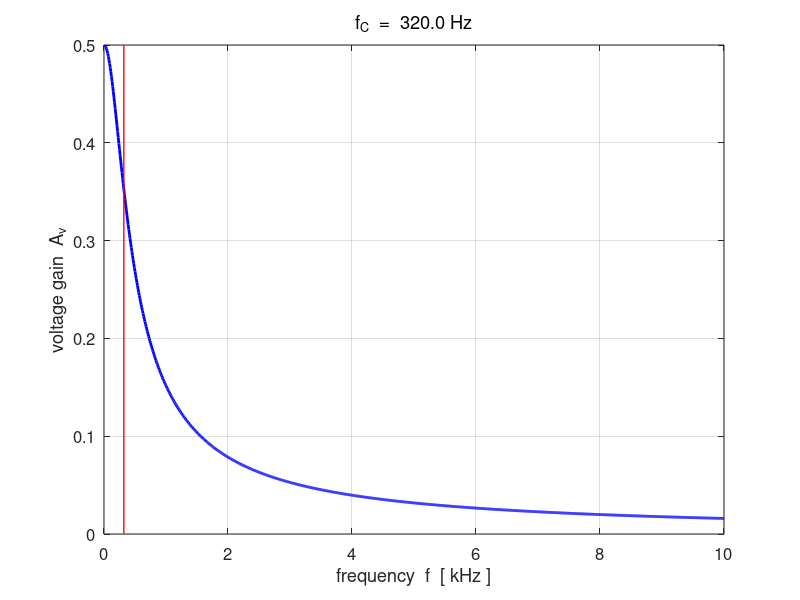
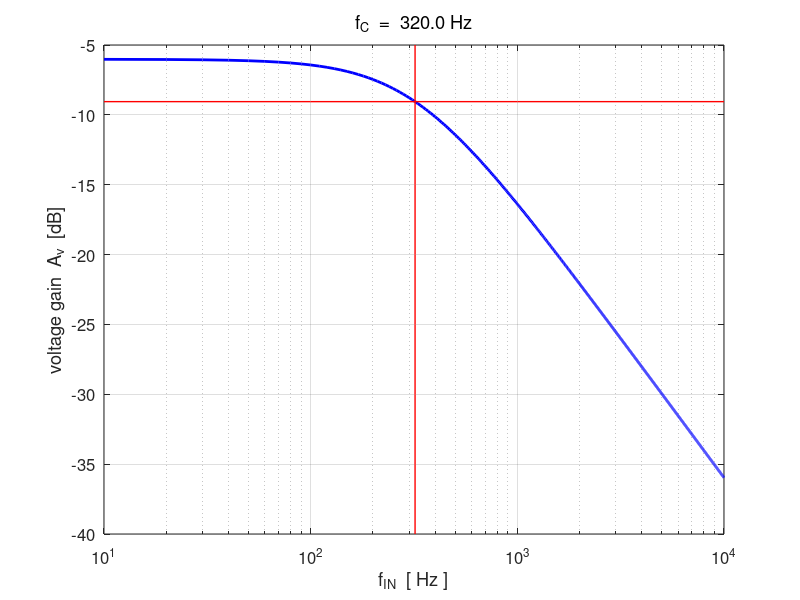
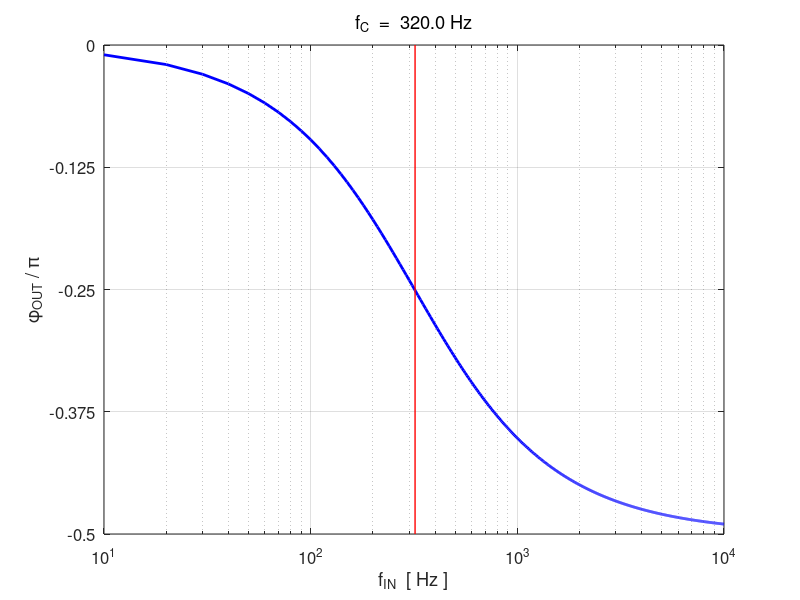
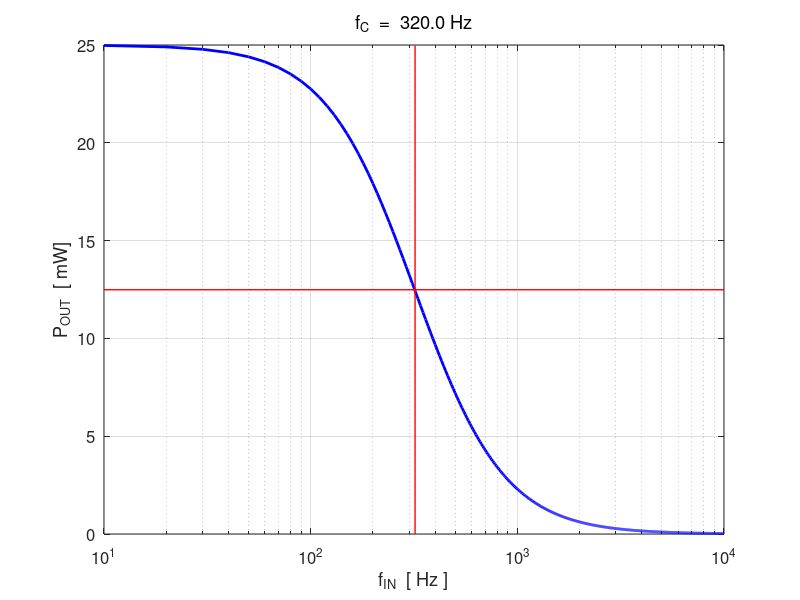

These charts were generated, in order, by the following MATLAB code:
% CacFilters1.m

% Modelling FILTER circuits
% 

% Ian Cooper
% School of Physics, University of Sydney
% email: ian.cooper@sydney.edu.au
% http://www.physics.usyd.edu.au/teach_res/mp/mphome.htm
% 180103 


clear all
close all
clc

% ========================================================================
%   INPUTS   default values [ ]
% =======================================================================
% set flagF:  flagF = 1 low pass filter  /  flagF = 2 high pass filter
   flagF = 1;
% series resistance Z1 [ 1e3 ohms] 
   R = 1000;
% capacitance Z2 [1.0e-6 F]
   C = 1e-6;
% output resistance Z3 [ 1e3 ohms]    
    R_OUT = 1e3;
% input peak voltage for apllied emf [10 V]   
    V_IN = 10;
% frequency range {N = 1000 fMIn = 10 Hz fMAx = 5e3 Hz]    
    N = 1000;
    fMin = 10;
    fMax = 10e3;
% input signal frequency fs for time domain graph [319.6897] Hz
    fs = 319.6897;
    fs = 10;
    
% =======================================================================  
%   CALCULATIONS
% =======================================================================   
   f = linspace(fMin,fMax, N); 
   w = (2*pi).*f;
   
% impedances
% low pass filter
   Z1 = R;                 % series resistance
   Z2 = -1i ./ (w .*C);    % capacitive impedance (reactance)

   % high pass filter   
   if flagF == 2
      Z1 = -1i ./ (w .*C);
      Z2 = R;
   end
   
   Z3 = R_OUT;             % output or load resistance
  
   Z4 = 1 ./ (1./Z2 + 1./Z3);    % parallel combination
   Z5 = Z1 + Z4;                % total circuit impedance

% currents [A] and voltages [V] 
   i1 = V_IN ./ Z5; i_IN = i1;
   v1 = i1 .* Z1;
   v2 = V_IN - v1; v3 = v2; v_OUT = v2;
   i2 = v2 ./ Z2; 
   i3 = v3 ./ Z3; i_OUT = i3; 
   
% Magnitudes: currents [mA] and voltages [V]
   V1 = abs(v1);
   V2 = abs(v2);
   V3 = V2;
   V_OUT = V2;
   I1 = 1e3.*abs(i1); I_IN = I1;
   I2 = 1e3.*abs(i2);
   I3 = 1e3.*abs(i3);
   I_OUT = I3;
   
% Phases   [rad /pi]
     phi_1   = angle(v1)./pi;
     phi_2   = angle(v2)./pi;
     phi_3   = angle(v3)./pi;
     phi_OUT = phi_3;
     
     theta_1 = angle(i1)./pi; 
     theta_2 = angle(i2)./pi;
     theta_3 = angle(i3)./pi;
 
% Powers  [mW]
     P1 = V1.*I1;
     P2 = V2.*I2;
     P3 = V3.*I3; P_OUT = P3;
     P_IN = V_IN .* I_IN;

% Voltage gain Av and -3dB point
    Av = V_OUT ./ V_IN;
    AvdB = real(20*log10(Av));
    
    AvdB_max = max(AvdB);
    AvdB_3 = AvdB_max-3;
    K = find(AvdB < AvdB_3,1);
    if flagF == 2
      K = find(AvdB > AvdB_3,1);
    end
    fC = f(K);
    AvdB_C = AvdB(K);
    
% =======================================================================   
% TIME DOMAIN    select source frequency fs
% =======================================================================
    
    KK = find(f > fs,1);
    Ns = 1000;
    ws = 2*pi*fs;
    Ts = 1/fs;
    tMin = 0;
    tMax = 3*Ts;
    t = linspace(tMin,tMax,Ns);
 % input signal emf   
    emf = real(V_IN .* exp(1j*ws*t));
 % output or load voltage
    vLoad = real(abs(V3(KK)) .* exp(1j*(ws*t + pi*phi_3(KK))));
   
    
% =======================================================================
%   GRAPHICS
% =======================================================================

figure(1)   % Av vs f -----------------------------------------------
   pos = [0.07 0.05 0.25 0.28];
   set(gcf,'Units','normalized');
   set(gcf,'Position',pos);
   set(gcf,'color','w');
   fss = 12;
   xP = f/1e3; yP = Av;        
   plot(xP, yP,'b','linewidth',2); 
   hold on
   xP = 1e-3.*[fC fC]; yP = [0 max(Av)];
   plot(xP, yP,'r','linewidth',1);
   grid on
   xlabel('frequency  f  [ kHz ]')
   ylabel('voltage gain  A_v');
   tm1 = 'f_C  =  ';
   tm2 = num2str(fC, '%4.1f Hz \n');
   tm = [tm1 tm2];
   title(tm,'fontweight','normal');
   set(gca,'fontsize',fss)
   
figure(2)   % Av vs log(f) ----------------------------------------------
   pos = [0.33 0.05 0.25 0.28];
   set(gcf,'Units','normalized');
   set(gcf,'Position',pos);
   set(gcf,'color','w');
   fss = 12;
   xP = f; yP = AvdB;        
   semilogx(xP, yP,'b','linewidth',2); 
   hold on
   xP = fC.*ones(length(yticks),1);
   yP = yticks;
   semilogx(xP, yP,'r','linewidth',1);
   yP = AvdB_C.*ones(length(xticks),1);
   xP = xticks;
   semilogx(xP, yP,'r','linewidth',1);
   
   grid on
   xlabel('f_{IN}  [ Hz ]');
   ylabel('voltage gain  A_v  [dB]');
   tm1 = 'f_C  =  ';
   tm2 = num2str(fC, '%4.1f Hz \n');
   tm = [tm1 tm2];
   title(tm,'fontweight','normal');
   set(gca,'fontsize',fss) 
   
   
figure(3)   % output phase vs log10(f) ----------------------------------
   pos = [0.59 0.05 0.25 0.28];
   set(gcf,'Units','normalized');
   set(gcf,'Position',pos);
   set(gcf,'color','w');
   fss = 12;
   xP = f; yP = phi_OUT;        
   semilogx(xP, yP,'b','linewidth',2);
   hold on
   xP = [fC fC];
   yP = [-0.5 0];
   if flagF == 2
     yP = [0 0.5];
   end
   semilogx(xP, yP,'r','linewidth',1);
   grid on
   xlabel('f_{IN}  [ Hz ]');
   ylabel('\phi_{OUT} / \pi');
   tm1 = 'f_C  =  ';
   tm2 = num2str(fC, '%4.1f Hz \n');
   tm = [tm1 tm2];
   title(tm,'fontweight','normal');
   set(gca,'fontsize',fss)  
   set(gca,'yTIck',-0.5:0.125:0);
   if flagF == 2
   set(gca,'yTIck',0:0.125:0.5);
   end
   
 figure(4)   % output power  [mW] ----------------------------------
   pos = [0.07 0.42 0.25 0.28];
   set(gcf,'Units','normalized');
   set(gcf,'Position',pos);
   set(gcf,'color','w');
   fss = 12;
   xP = f; yP = P_OUT;        % capacitve reactance
   semilogx(xP, yP,'b','linewidth',2);
   hold on
   xP = [fC fC]; yP = [0 max(P_OUT)];
   semilogx(xP, yP,'r','linewidth',1);
   
   yP = max(P_OUT)/2.*ones(length(xticks),1);
   xP = xticks;
   semilogx(xP, yP,'r','linewidth',1);
   
   grid on
   xlabel('f_{IN}  [ Hz ]');
   ylabel('P_{OUT}  [ mW]');
   tm1 = 'f_C  =  ';
   tm2 = num2str(fC, '%4.1f Hz \n');
   tm = [tm1 tm2];
   title(tm,'fontweight','normal');
   set(gca,'fontsize',fss)  
   
  figure(5)   % time domain: voltages  -------------------------------------
   pos = [0.33 0.42 0.25 0.28];
   set(gcf,'Units','normalized');
   set(gcf,'Position',pos);
   set(gcf,'color','w');
   
   xP = 1e3.*t; yP = emf;        
   plot(xP, yP,'b','linewidth',2);   
   hold on
   yP = vLoad;
   plot(xP, yP,'r','linewidth',2); 
   legend(' emf',' v_{OUT}');
   grid on
   xlabel('time t  [ ms ]')
   ylabel('voltages  V  [ V ]');
   
    tm1 = 'f_{IN}  =  ';
    tm2 = num2str(fs, '%3.0f \n');
    tm3 = ' Hz';
    tm4 = '   \phi_{OUT} / \pi =  ';
    tm5 = num2str(phi_OUT(KK), '%3.2f \n');
    tm6 = ' ';
    tm = [tm1 tm2 tm3 tm4 tm5 tm6];
    h_tm = title(tm,'fontWeight','normal');
    set(h_tm,'fontsize',fss);
    set(gca,'fontsize',fss)      
 
   
   
